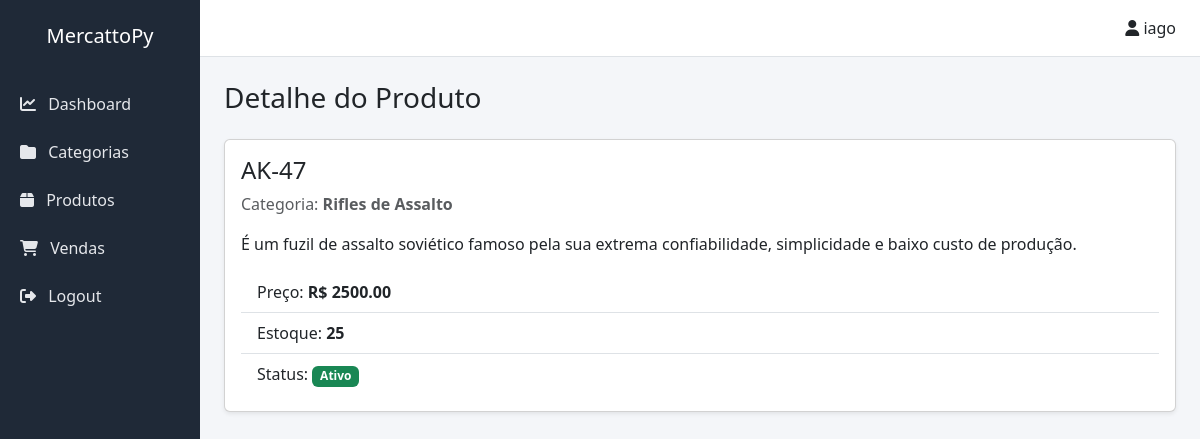
The app's page /produtos/4/ (signed in), older data.
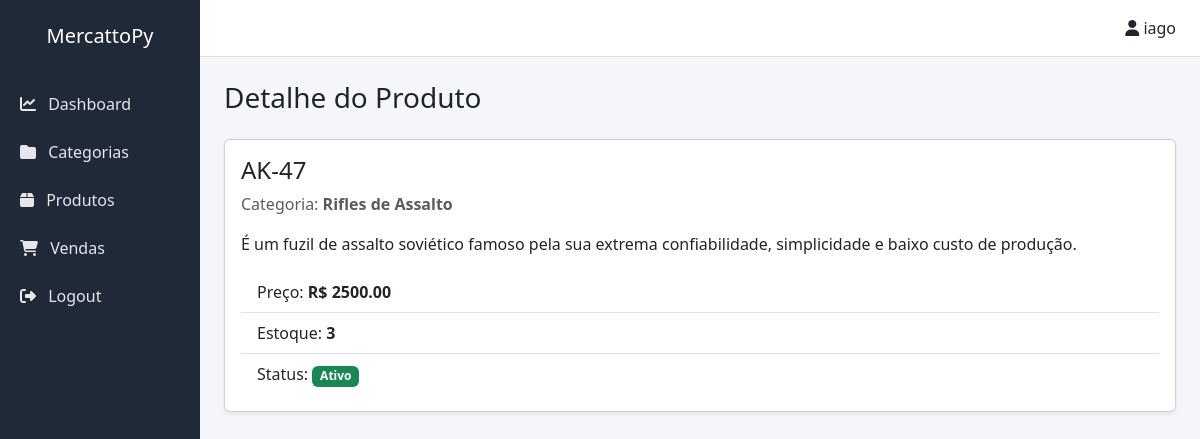
The same page, newer data.
### catalog/models.py (models this page shows, shortened)
class Product(models.Model):
    category = models.ForeignKey(
        Category,
        on_delete=models.PROTECT,
        related_name='products'
    )
    name = models.CharField(max_length=150)
    description = models.TextField(blank=True)
    price = models.DecimalField(max_digits=10, decimal_places=2)
    stock = models.PositiveIntegerField()
    is_active = models.BooleanField(default=True)
    class Meta:
        verbose_name = "Produto"
        verbose_name_plural = "Produtos"
        ordering = ['name']

class Category(models.Model):
    name = models.CharField(max_length=150)
    description = models.TextField(blank=True)
    is_active = models.BooleanField(default=True)
    class Meta:
        verbose_name = "Categoria"
        verbose_name_plural = "Categorias"
        ordering = ['name']

### catalog/views.py (the view)
# urls.py: path('produtos/<int:product_id>/', views.product_detail, name='product_detail'),
@login_required
def product_detail(request, product_id):
    product = get_object_or_404(Product, id=product_id)
    return render(request, 'catalog/product_detail.html', {
        'product': product
    })

### templates/catalog/product_detail.html (shortened to what this page needs)
{% extends "base.html" %}
{% block content %}
<h3 class="mb-4">Detalhe do Produto</h3>
<div class="card shadow-sm">
    <div class="card-body">
        <h4>{{ product.name }}</h4>
        <p class="text-muted">
            Categoria: <strong>{{ product.category.name }}</strong>
        </p>
        <p>{{ product.description }}</p>
        <ul class="list-group list-group-flush">
            <li class="list-group-item">
                Preço: <strong>R$ {{ product.price }}</strong>
            </li>
            <li class="list-group-item">
                Estoque: <strong>{{ product.stock }}</strong>
            </li>
            <li class="list-group-item">
                Status:
                {% if product.is_active %}
                    <span class="badge bg-success">Ativo</span>
                {% else %}
                    <span class="badge bg-danger">Inativo</span>
                {% endif %}
            </li>
        </ul>
    </div>
</div>
{% endblock %}

Row changes from the older to the newer data that the page shows:
changed Product "AK-47": stock "25" → "3"
